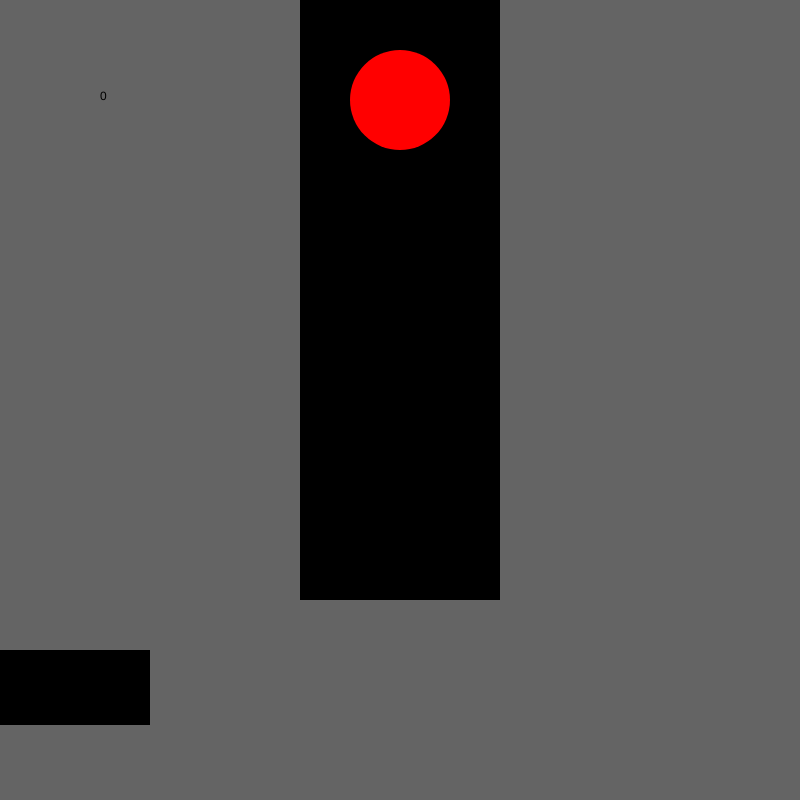
Frame 1 (no input)
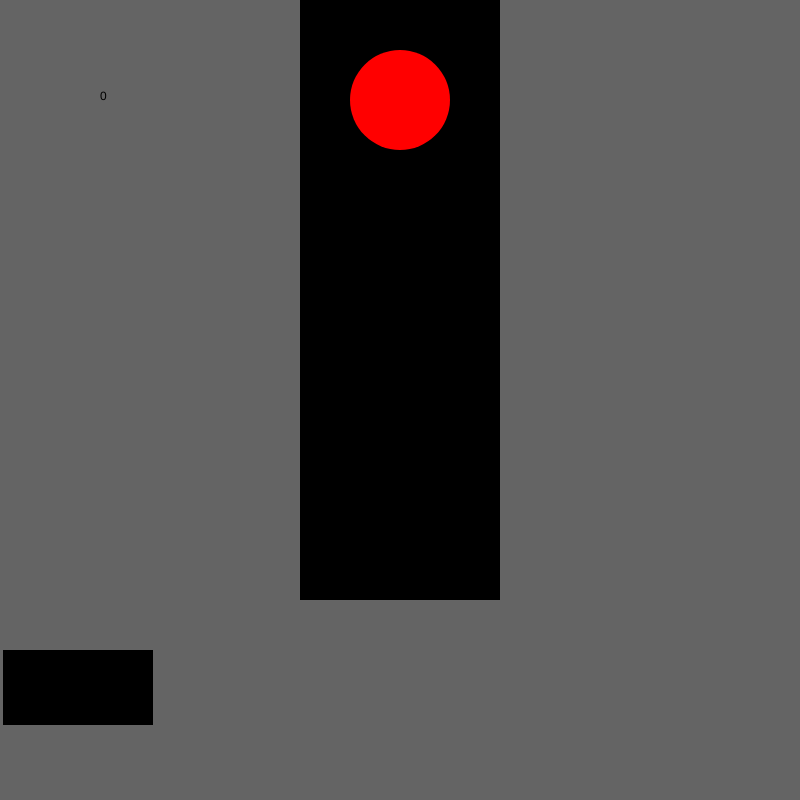
Frame 60 (no input)
Frame 120 (the mouse pressed at the canvas centre since frame 60): identical to frame 60, image omitted

The p5.js sketch that drew these frames (run headless with seeded random() and noise() and a simulated clock; from frame 60 on, the mouse is pressed at the canvas centre):

// p5.js sketch
// ── sketch.js
let state = 0;
let x = 0;
let v = 3;
let timer = 0;

function setup() {
  createCanvas(800, 800);
}

function draw() {

  background(100);
  noStroke();
  //rect(x, 100, 100, 100);
  fill("black");
  rect(300, 0, 200, 600);
  rect(x, 650, 150, 75);
  x = x+v;
  if (x>width){
    x = 0;
  }
  //timer++;
  
  switch (state) {
    

    case 0:
      text("0", 100, 100);
      fill("red");
      circle(400, 100, 100);
      //x=0;
      v = 0;
      if(x>400){
        v=10;
      }
      break;
      

    case 1:
      text("1", 100, 100);
      fill("orange")
      circle(400, 300, 100);
      v=0.5;
      if(x>500){
        v=10;
      }
      if(x>250&&x<500){
        v=0;
      }

      break;
      

    case 2:
      text("2", 100, 100);
      fill("green");
      circle(400, 500, 100);
      v=15;
      break;
     

  }
  timer++;
if (timer > 2*60){
  timer = 0;
  state++;
  if (state > 2) state = 0;
}
}



function mouseReleased() {
  state++;
  if (state > 2) state = 0;

}
